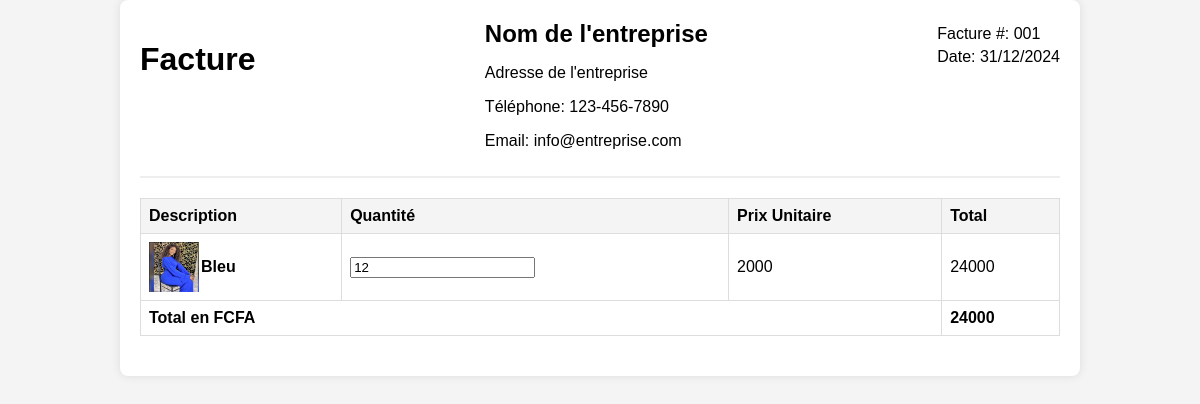
Page /facture_detail/5/ on the committed database.
### SunApp/models.py (models this page shows, shortened)
class Facture(models.Model):
    user = models.ForeignKey(CustomUser, on_delete=models.CASCADE)
    product = models.ForeignKey(Product, on_delete=models.CASCADE)
    quantity = models.PositiveIntegerField(default=1)
    is_public = models.BooleanField(default=False)
    date_creation = models.DateTimeField(auto_now_add=True)

class Product(models.Model):
    user = models.ForeignKey(CustomUser, on_delete=models.CASCADE)
    CATEGORY_CHOICES = [
        ('Electronics', 'Électronique'),
        ('Fashion', 'Mode'),
        ('Home_Garden', 'Maison & Jardin'),
    ]
    title = models.CharField(max_length=255)
    contenu_post = models.TextField()
    category = models.CharField(max_length=50, choices=CATEGORY_CHOICES)
    prix = models.DecimalField(max_digits=10, decimal_places=2)
    image = models.ImageField(upload_to='products/')
    date_creation_post = models.DateTimeField(auto_now_add=True)

### SunApp/views.py (the view)
# urls.py: path('facture_detail/<int:id>/', views.facture_detail, name='facture_detail'),
def facture_detail(request, id):
    user = get_object_or_404(CustomUser, id=id)
    factures = Facture.objects.filter(user=user, is_public=True)  # Optionnel: filtre pour les factures publiques
    return render(request, 'Details/public_facture.html', {'factures': factures, 'user': user})

### SunApp/templates/Details/public_facture.html (shortened to what this page needs)
{% load static %}
<!DOCTYPE html>
<html lang="en">
<head>
    <link rel="stylesheet" href="{% static 'assets/icones/font-awesome/css/font-awesome.css' %}">
    <link rel="stylesheet" href="{% static 'assets/icones/font-awesome/css/font-awesome.min.css' %}">
    <link rel="stylesheet" href="{% static 'assets/formulaires/styles/facture.css' %}">
</head>
<body>
    <div class="invoice">
        <header>
            <h1>Facture</h1>
            <div class="company-info">
                <h2>Nom de l'entreprise</h2>
                <p>Adresse de l'entreprise</p>
                <p>Téléphone: 123-456-7890</p>
                <p>Email: info@entreprise.com</p>
            </div>
            <div class="invoice-info">
                <p>Facture #: 001</p>
                <p>Date: <span id="invoice-date"></span></p>
            </div>
        </header>
        <main>
            <table id="invoice-table">
                <thead>
                    <tr>
                        <th>Description</th>
                        <th>Quantité</th>
                        <th>Prix Unitaire</th>
                        <th>Total</th>
                    </tr>
                </thead>
                <tbody>
                    {% for facture in factures %}
                        <tr>
                            <td>
                                <a href="{% url 'product_detail' product_id=facture.product.id %}">
                                <img src="{{ facture.product.image.url }}"/>
                                {{ facture.product.title }}
                                </a>
                            </td>
                            <td><input type="number" class="quantity" name="quantity_{{ facture.id }}" value="{{ facture.quantity }}" min="1"></td>
                            <td>{{ facture.product.prix|floatformat:0 }}</td>
                            <td class="line-total">100 FCFA</td>
                        </tr>
                        {% empty %}
                        <tr>
                            <td colspan="5">Aucune facture trouvée.</td>
                        </tr>
                    {% endfor %}
                </tbody>
                <tfoot>
                    <tr>
                        <td colspan="3">Total en FCFA</td>
                        <td id="grand-total">175 FCFA</td>
                    </tr>
                </tfoot>
            </table>
        </main>
    </div>
</body>
</html>

### SunApp/static/assets/formulaires/styles/facture.css (style rules this page uses)
body { font-family: Arial, sans-serif; margin: 0; padding: 0; background-color: #f4f4f4; }
.invoice { width: 920px; margin: auto; padding: 20px; background: #fff; border-radius: 8px; box-shadow: 0 0 10px rgba(0,0,0,0.1); }
header { display: flex; justify-content: space-between; border-bottom: 2px solid #eee; padding-bottom: 10px; margin-bottom: 20px; }
.company-info h2 { margin: 0; }
.invoice-info p { margin: 5px 0; }
main table { width: 100%; border-collapse: collapse; margin-bottom: 20px; }
main table th, main table td { border: 1px solid #ddd; padding: 8px; text-align: left; }
main table tbody td a { display: flex; align-items: center; text-decoration: none; color: black; font-weight: bold; }
main table tbody td a img { width: 50px; height: 50px; margin-right: 2px; }
main table th { background-color: #f4f4f4; }
tfoot tr { font-weight: bold; }

### rows in the picture
Facture: product.image (picture), product "Bleu", quantity "12", product.prix "2000"
